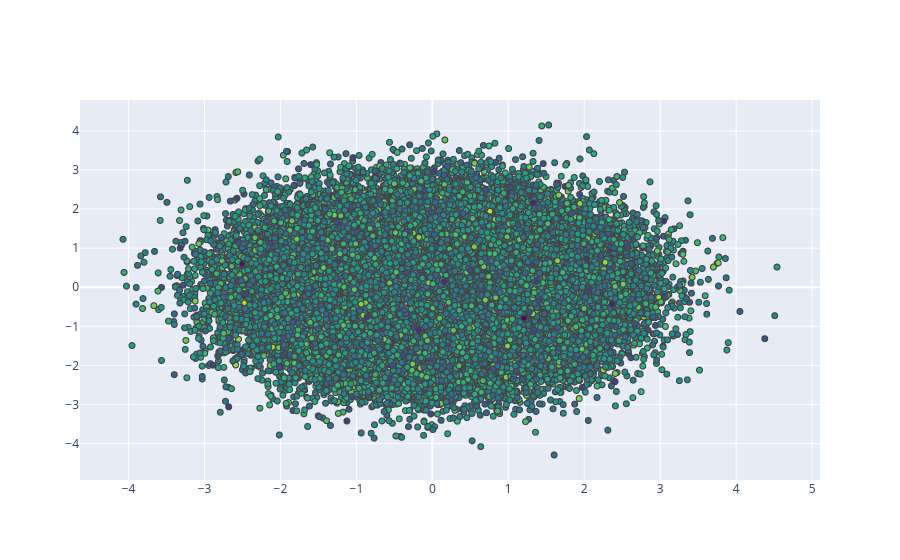

The notebook cell this image was saved under:
### Markdown cell above
# Scatter Plot

### Code cell
df_iris= px.data.iris()
px.scatter(df_iris,x='sepal_width',y='sepal_length',color='species'
           ,size='petal_length',hover_data=['petal_width'])

fig = go.Figure()
fig.add_trace(go.Scatter(
    x=df_iris.sepal_width, y=df_iris.sepal_length,
    mode='markers',marker_color=df_iris.sepal_width,
    text=df_iris.species, marker=dict(showscale=True)
))
fig.update_traces(marker_line_width=2,marker_size=10)

#massive data
fig = go.Figure(data=go.Scattergl(
    x=np.random.randn(100000),y=np.random.randn(100000),
    mode='markers',marker=dict(color=np.random.randn(100000),
                               colorscale='Viridis',line_width=1)
))

fig

### Figure 1 — Plotly figure (JSON) as saved in the notebook; plotly's stock layout.template omitted (floating-point values rounded to 4 significant figures; data arrays with more than 128 entries replaced by an {"elided": "..."} marker saying what was removed)
{"data": [{"marker": {"color": {"elided": "100000 float values"}, "colorscale": [[0, "#440154"], [0.1111, "#482878"], [0.2222, "#3e4989"], [0.3333, "#31688e"], [0.4444, "#26828e"], [0.5556, "#1f9e89"], [0.6667, "#35b779"], [0.7778, "#6ece58"], [0.8889, "#b5de2b"], [1, "#fde725"]], "line": {"width": 1}}, "mode": "markers", "type": "scattergl", "x": {"elided": "100000 float values"}, "y": {"elided": "100000 float values"}}], "layout": {}}
